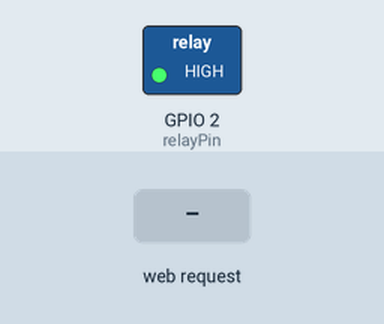
This sketch was run on a simulated ESP8266 (NodeMCU). On the bench: switched loads named in the sketch (green lamp = pin HIGH). The test bench sets the inputs (shaded band). WiFi joins after 1.5 s; servers stay silent unless stated; not simulated (calls return 0 or success): credentials.h; what the sketch prints to the serial monitor is not drawn.

Above: at 11.2 s.
11.3 s: HTTP request GET /RELAYON received
At 11.8 s:
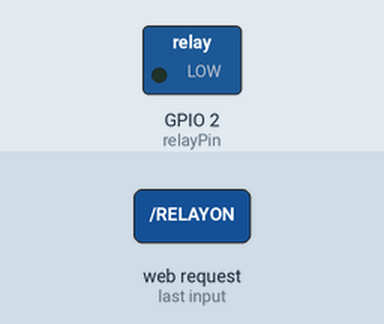
12.8 s: HTTP request GET /RELAYOFF received
At 14.2 s:
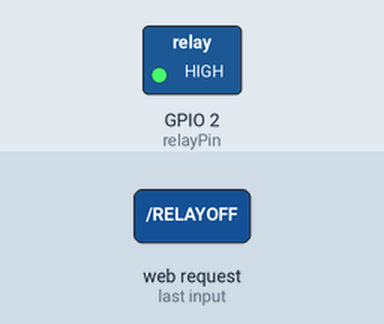
Timing chart, 0 to 15.8 s (numbered marks = the images above; inputs shaded):
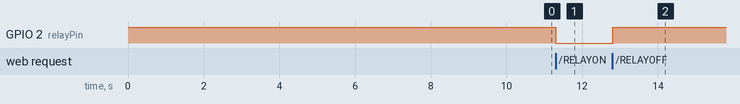

The sketch:

RelayModule.ino
```cpp
/* HEADER
  Wifi module to control a simple relay

  Mark McRitchie 2019-08-04
  https://github.com/arricc/

  Based on:
  https://www.az-delivery.de/products/esp8266-01-mit-relais-kostenfreies-e-book?_pos=8&_sid=daf20fc36&_ss=r&ls=en
  and comments from https://www.hackster.io/makerrelay/esp8266-wifi-5v-1-channel-relay-delay-module-iot-smart-home-e8a437

  Wiring:
   Power for Logic board
    IN-  GND
    IN+  5V (not 3.3V!)

   Switched line AC or DC
    IN   NO
    OUT  COM
    IN#2 NC

    COM-NC connected when relay is Off
    COM-NO connected when relay is On

*/

/* INCLUDE FOR WIFI */
#include <ESP8266WiFi.h>
#include "credentials.h"

const char ssid[] = WIFI_SSID;
const char password[] = WIFI_PASSWORD;

byte rel1ON[] = {0xA0, 0x01, 0x01, 0xA2}; //Hex command to send to serial for open relay
byte rel1OFF[] = {0xA0, 0x01, 0x00, 0xA1}; //Hex command to send to serial for close relay

int relayPin = 2; // GPIO2 of ESP8266 - on board LED
WiFiServer ESPserver(80);//Service Port


void RelayOff() {
  digitalWrite(relayPin, HIGH);
  Serial.write(rel1OFF, sizeof(rel1OFF));
  Serial.println("RELAY is OFF");
}

void RelayOn() {
  digitalWrite(relayPin, LOW);
  Serial.write(rel1ON, sizeof(rel1ON));
  Serial.println("RELAY is ON");
}

void setup() {
  //Must be 9600 as the other chips on the board read at this speed.
  Serial.begin(9600);

  pinMode(relayPin, OUTPUT);
  RelayOff();

  Serial.println();
  Serial.println();
  Serial.print("Connecting to: ");
  Serial.println(ssid);
  WiFi.begin(ssid, password);
  delay(5000);

  /* The following four line of the
    code will assign a Static IP Address to
    the ESP Module. If you do not want this,
    comment out the following four lines.*/
  /* IPAddress ip(192,168,0,254);
    IPAddress gateway(192,168,0,1);
    IPAddress subnet(255,255,255,0);
    WiFi.config(ip, gateway, subnet); */
  delay(5000);

  while (WiFi.status() != WL_CONNECTED) {
    delay(100);
    Serial.print("*");
  }
  Serial.println("");
  Serial.println("WiFi connected");
  // Start the server
  ESPserver.begin();
  Serial.println("Server started");
  // Print the IP address
  Serial.print("The URL to control ESP8266: ");
  Serial.print("http://");
  Serial.print(WiFi.localIP());
}


void loop() {
  // Check if a client has connected
  WiFiClient client = ESPserver.available();
  if (!client) {
    return;
  }
  // Wait until the client sends some data
  Serial.println("New Client");
  while (!client.available()) {
    delay(1);
  }
  // Read the first line of the request
  String request = client.readStringUntil('\r');
  Serial.println(request);
  client.flush();
  // Match the request

  if (request.indexOf("/RELAYON") != -1) {
    RelayOn();
  }
  if (request.indexOf("/RELAYOFF") != -1) {
    RelayOff();
  }
  int value = digitalRead(relayPin);

  // Return some basic HTML
  client.println("HTTP/1.1 200 OK");
  client.println("Content-Type: text/html");
  client.println(""); // IMPORTANT
  client.println("<!DOCTYPE HTML>");
  client.println("<html><body>");
  client.print("Status of the RELAY: ");
  if (value == LOW) {
    client.println("ON");
  }
  else {
    client.println("OFF");
  }
  client.println("<br/><br/><a href='/'>STATUS</a> - <a href='/RELAYON'>ON</a> - <a href='/RELAYOFF'>OFF</a><br/>");
  client.println("</body></html>");
  delay(1);
  //client.stop();
  Serial.println("Client disconnected");
  Serial.println("");
}
```

Measured:
- after the input at 11.3 s, GPIO 2 (relayPin): HIGH → LOW at once
- after the input at 12.8 s, GPIO 2 (relayPin): LOW → HIGH at once
